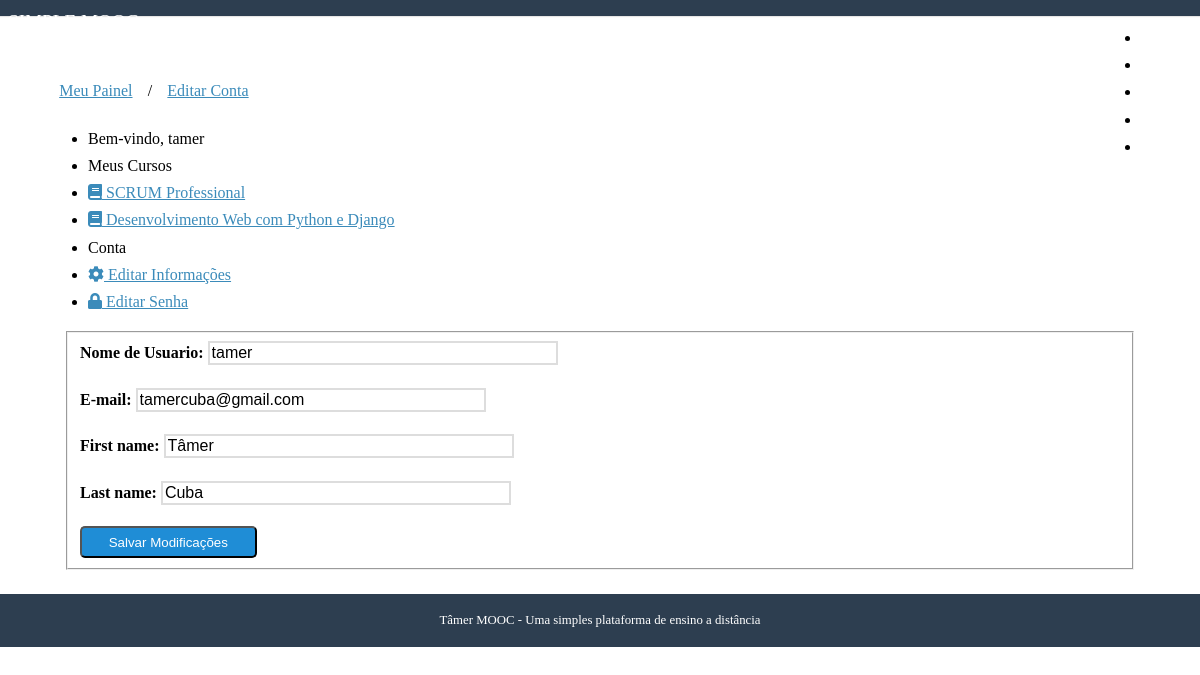
The page /conta/editar/ (signed in) on the database its author committed.
### accounts/models.py (models this page shows, shortened)
class User(AbstractUser, PermissionError):
    username    = models.CharField(
        'Nome de Usuario', max_length=30, unique=True,
        validators=[validators.RegexValidator(re.compile('^[\w.@+-]+$'),
            'O nome de usuário só pode conter letras, digitos ou os seguintes caracteres: @/./+/-/_','invalid')]
    )
    email       = models.EmailField('E-mail', unique=True)
    name        = models.CharField('Nome', max_length=100, blank = True)
    is_active   = models.BooleanField('Está ativo?', blank=True, default= True)
    is_staff    = models.BooleanField('É da equipe?', blank = True, default=False)
    date_joined = models.DateTimeField('Data de entrada', auto_now_add=True)
    objects = UserManager()
    USERNAME_FIELD = 'username'
    REQUIRED_FIELDS = ['email']
    def __str__(self):
        return self.name or self.username
    class Meta:
        verbose_name = 'Usuário'
        verbose_name_plural = 'Usuários'

### courses/models.py (models this page shows, shortened)
class Enrollment(models.Model):
    STATUS_CHOICE = (
        (0, 'Pendente'), (1, 'Aprovado'), (2, 'Cancelado'),
    )
    user          = models.ForeignKey(
        settings.AUTH_USER_MODEL, verbose_name='Usuário', related_name='enrollments', on_delete=models.NOT_PROVIDED
    )
    course        = models.ForeignKey(
        Course, verbose_name='Curso', related_name='enrollments', on_delete=models.NOT_PROVIDED
    )
    status        = models.IntegerField(
        'Situação', choices=STATUS_CHOICE, default=0, blank=True
    )
    created_at    = models.DateTimeField('Criado em', auto_now_add=True)
    apdated_at    = models.DateTimeField('Atualizado em', auto_now = True)
    class Meta:
        verbose_name        = 'Inscrição'
        verbose_name_plural = 'Inscrições'
        unique_together     = (('user', 'course'),)

class Course(models.Model):
    name          = models.CharField('Nome', max_length = 100)
    slug          = models.SlugField('Atalho')
    about         = models.CharField('Descrição breve', blank = True, max_length = 250)
    description   = models.TextField('Descrição completa', blank = True)
    start_date    = models.DateField(
        'Data de Início', null = True, blank = True
    )                                                                           #blank = True diz que não é obrigatório preender
    image         = models.ImageField(
        upload_to = 'courses/images', verbose_name = 'Imagem', null = True, blank = True
    )
    created_at    = models.DateTimeField('Criado em', auto_now_add=True)
    updated_at    = models.DateTimeField('Atualizado em', auto_now=True)
    objects       = CourseManager()
    def __str__(self):
        return(self.name)
    class Meta:
        verbose_name        = 'Curso'
        verbose_name_plural = 'Cursos'
        ordering            = ['name']

### accounts/views.py (the view)
# urls.py: path('editar/', views.edit , name='edit'),
@login_required
def edit(request):
    template_name = 'edit.html'
    context = {}
    if request.method == 'POST':
        form = EditAccountForm(request.POST, instance=request.user)
        if form.is_valid():
            form.save()
            messages.success(request, 'Os dados da sua conta foram alterados com sucesso')
            return redirect('accounts:dashboard')
    else:
        form = EditAccountForm(instance=request.user)
    context['form'] = form
    return render(request, template_name, context)

### accounts/forms.py
class EditAccountForm(forms.ModelForm):
    class Meta:
        model = User
        fields = ['username','email' ,'first_name' , 'last_name']

### courses/templatetags/courses_tags.py (called while the page is built)
@register.simple_tag
def load_my_courses(user):
    return Enrollment.objects.filter(user=user)

### accounts/templates/edit.html (shortened to what this page needs)
{% extends "dashboard.html" %}
{% block breadcrumb %}
    {{ block.super }}
    <li>/</li>
    <li><a href="{% url 'accounts:edit' %}">Editar Conta</a></li>
{% endblock %}
{% block dashboard_content %}
<form class="pure-form pure-form-stacked" method="post">
    <fieldset>
        {% for field in form %}
        <div class="pure-control-group">
            {{ field.label_tag }}
            {{ field }}
        </div>
        {% endfor %}
        <div class="pure-controls">
            <button type="submit" class="pure-button pure-button-primary">Salvar Modificações</button>
        </div>
    </fieldset>
</form>
{% endblock %}

### accounts/templates/dashboard.html (shortened to what this page needs)
{% extends "base.html" %}
{% load courses_tags %}
{% block content %}
{% load_my_courses user as enrollments %}
<div class="pure-g-r content-ribbon">
    <div class="pure-u-1">
        <ul class="breadcrumb">
            {% block breadcrumb %}
            <li><a href="{% url 'accounts:dashboard' %}">Meu Painel</a></li>
            {% endblock %}
        </ul>
    </div>
    <div class="pure-u-1-3">
        <div class="pure-menu pure-menu-open">
            <ul>
                <li class= "pure-menu-heading">Bem-vindo, {{ user }}</li>
                {% block menu_options %}
                    <li class="pure-menu-heading">Meus Cursos</li>
                    {% for enrollment in enrollments %}
                        <li><a href="{% url 'courses:announcements' enrollment.course.slug %}">
                            <i class="fas fa-book"></i> {{ enrollment.course }}</a></li>
                        {% empty %}
                            <li>Nenhum curso disponível</li>
                    {% endfor %}
                    <li class="pure-menu-heading"> Conta </li>
                    <li><a href="{% url 'accounts:edit' %}"><i class="fas fa-cog"></i> Editar Informações </a></li>
                    <li><a href="{% url 'accounts:edit_password' %}"><i class="fas fa-lock"></i> Editar Senha</a></li>
                {% endblock %}
            </ul>
        </div>
    </div>
    <div class="pure-u-2-3">
        <div class="inner">
            {% block dashboard_content %}{% endblock %}
        </div>
    </div>
</div>
{% endblock %}

### core/static/css/styles.css (style rules this page uses)
* { -webkit-box-sizing: border-box; -moz-box-sizing: border-box; box-sizing: border-box; }
body { margin: 0 auto; line-height: 1.7em; }
a { color: #3b8bba; }
.content .content-ribbon { margin: 1.5em 3em; }
.pure-form label { margin: 1em 0 0; font-weight: bold; font-size: 100%; }
.pure-form input[type], .pure-form textarea, .pure-form select { border: 2px solid #ddd; box-shadow: none; font-size: 100%; width: 100%; max-width: 350px; margin-bottom: 0.3em; }
.pure-form .pure-control-group { margin-bottom: 1em; }
.pure-button-primary { background-color: #1f8dd6; color: white; padding: 0.5em 2em; border-radius: 5px; }
.inner { padding: 0em 1em; }
ul.breadcrumb { padding: 0; }
ul.breadcrumb li { display: inline-block; }
ul.breadcrumb li a { display: inline-block; padding: 0.3em 0.7em; }

### rows shown on the page
User: name+username "tamer", form "tamer" "tamercuba@gmail.com" "Tâmer" "Cuba"
Enrollment: course "SCRUM Professional"
Enrollment: course "Desenvolvimento Web com Python e Django"

### other values the page prints
{{ field.label_tag }} "Nome de Usuario:" "E-mail:" "First name:" "Last name:"
